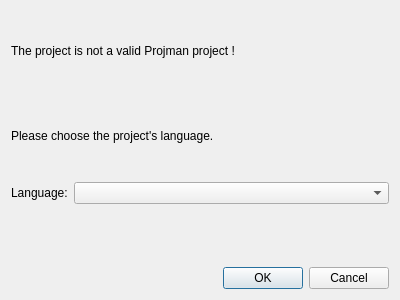
<?xml version="1.0" encoding="UTF-8"?>
<ui version="4.0">
 <class>InvalidProjectDialog</class>
 <widget class="QDialog" name="InvalidProjectDialog">
  <property name="geometry">
   <rect>
    <x>0</x>
    <y>0</y>
    <width>400</width>
    <height>300</height>
   </rect>
  </property>
  <property name="windowTitle">
   <string>Dialog</string>
  </property>
  <layout class="QVBoxLayout" name="verticalLayout">
   <item>
    <widget class="QLabel" name="label">
     <property name="text">
      <string>The project is not a valid Projman project !</string>
     </property>
    </widget>
   </item>
   <item>
    <widget class="QLabel" name="label_3">
     <property name="text">
      <string>Please choose the project's language.</string>
     </property>
    </widget>
   </item>
   <item>
    <layout class="QFormLayout" name="formLayout">
     <item row="0" column="0">
      <widget class="QLabel" name="label_2">
       <property name="text">
        <string>Language:</string>
       </property>
      </widget>
     </item>
     <item row="0" column="1">
      <widget class="QComboBox" name="comboBox"/>
     </item>
    </layout>
   </item>
   <item>
    <widget class="QDialogButtonBox" name="buttonBox">
     <property name="orientation">
      <enum>Qt::Orientation::Horizontal</enum>
     </property>
     <property name="standardButtons">
      <set>QDialogButtonBox::StandardButton::Cancel|QDialogButtonBox::StandardButton::Ok</set>
     </property>
    </widget>
   </item>
  </layout>
 </widget>
 <resources/>
 <connections>
  <connection>
   <sender>buttonBox</sender>
   <signal>accepted()</signal>
   <receiver>InvalidProjectDialog</receiver>
   <slot>accept()</slot>
   <hints>
    <hint type="sourcelabel">
     <x>248</x>
     <y>254</y>
    </hint>
    <hint type="destinationlabel">
     <x>157</x>
     <y>274</y>
    </hint>
   </hints>
  </connection>
  <connection>
   <sender>buttonBox</sender>
   <signal>rejected()</signal>
   <receiver>InvalidProjectDialog</receiver>
   <slot>reject()</slot>
   <hints>
    <hint type="sourcelabel">
     <x>316</x>
     <y>260</y>
    </hint>
    <hint type="destinationlabel">
     <x>286</x>
     <y>274</y>
    </hint>
   </hints>
  </connection>
 </connections>
</ui>
